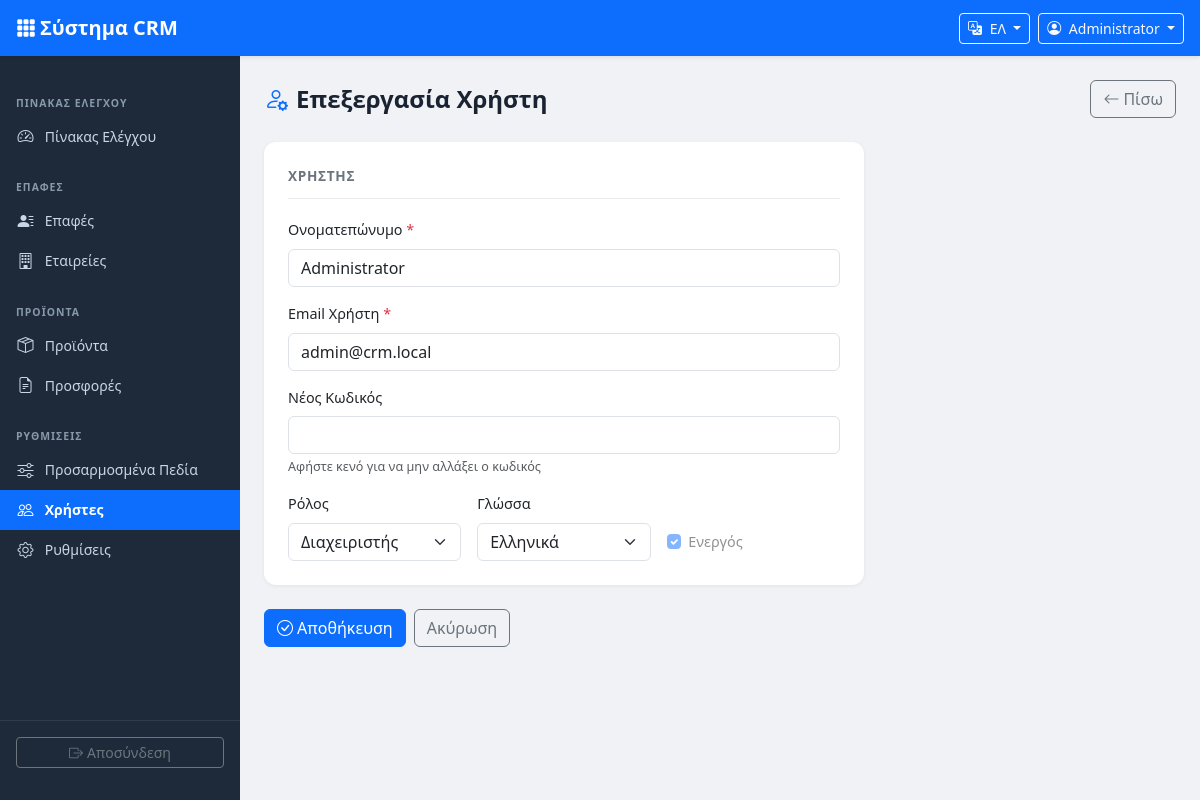
Page /users/edit.php?id=1 (signed in) on the committed database.
### tables this page shows
CREATE TABLE IF NOT EXISTS users (
    id INT UNSIGNED AUTO_INCREMENT PRIMARY KEY,
    name VARCHAR(100) NOT NULL,
    email VARCHAR(150) NOT NULL UNIQUE,
    password_hash VARCHAR(255) NOT NULL,
    role ENUM('admin','manager','sales') NOT NULL DEFAULT 'sales',
    language ENUM('el','en') NOT NULL DEFAULT 'el',
    active TINYINT(1) NOT NULL DEFAULT 1,
    created_at TIMESTAMP DEFAULT CURRENT_TIMESTAMP
);

### includes/functions.php (called while the page is built, shortened)
<?php
function getLang(): array {
    static $lang = null;
    if ($lang !== null) return $lang;
    $code = $_SESSION['user_lang'] ?? DEFAULT_LANG;
    $file = __DIR__ . '/../lang/' . $code . '.php';
    $lang = require $file;
    return $lang;
}
function t(string $key, string $fallback = ''): string {
    $lang = getLang();
    return $lang[$key] ?? ($fallback ?: $key);
}
function e(mixed $val): string {
    return htmlspecialchars((string)$val, ENT_QUOTES | ENT_SUBSTITUTE, 'UTF-8');
}
function intParam(string $key, int $default = 0): int {
    $val = $_GET[$key] ?? $_POST[$key] ?? $default;
    return (int)$val;
}

### includes/auth.php (called while the page is built, shortened)
<?php
function isAdmin(): bool {
    return ($_SESSION['user_role'] ?? '') === 'admin';
}

### users/edit.php (the view, shortened to what this page needs)
<?php
require_once __DIR__ . '/../includes/header.php';
$db = getDB();
$id = intParam('id');
$stmt = $db->prepare('SELECT * FROM users WHERE id = ?');
$stmt->execute([$id]);
$user = $stmt->fetch();
$values = $user;
?>
<div class="page-header">
    <h1><i class="bi bi-person-gear me-2 text-primary"></i><?= e(t('edit_user')) ?></h1>
    <a href="<?= APP_URL ?>/users/index.php" class="btn btn-outline-secondary">
        <i class="bi bi-arrow-left me-1"></i><?= e(t('back')) ?>
    </a>
</div>
<form method="post" action="">
    <div class="form-section" style="max-width:600px;">
        <div class="form-section-title"><?= e(t('user')) ?></div>
        <div class="row g-3">
            <div class="col-12">
                <label class="form-label"><?= e(t('user_name')) ?> <span class="text-danger">*</span></label>
                <input type="text" class="form-control" name="name" value="<?= e($values['name']) ?>" required>
            </div>
            <div class="col-12">
                <label class="form-label"><?= e(t('user_email')) ?> <span class="text-danger">*</span></label>
                <input type="email" class="form-control" name="email" value="<?= e($values['email']) ?>" required>
            </div>
            <div class="col-12">
                <label class="form-label"><?= e(t('new_password')) ?></label>
                <input type="password" class="form-control" name="password" minlength="6">
                <div class="form-text"><?= e(t('leave_blank_pass')) ?></div>
            </div>
            <?php if (isAdmin()): ?>
            <div class="col-md-4">
                <label class="form-label"><?= e(t('user_role')) ?></label>
                <select class="form-select" name="role">
                    <option value="admin"   <?= $values['role']==='admin'   ? 'selected':'' ?>><?= e(t('role_admin')) ?></option>
                </select>
            </div>
            <?php endif; ?>
            <div class="col-md-4">
                <label class="form-label"><?= e(t('user_language')) ?></label>
                <select class="form-select" name="language">
                    <option value="el" <?= $values['language']==='el' ? 'selected':'' ?>>Ελληνικά</option>
                </select>
            </div>
            <?php if (isAdmin()): ?>
            <div class="col-md-4 d-flex align-items-end pb-1">
                <div class="form-check">
                    <input type="checkbox" class="form-check-input" name="active" id="active"
                           <?= $values['active'] ? 'checked' : '' ?>
                           <?= (int)$id === (int)$_SESSION['user_id'] ? 'disabled' : '' ?>>
                    <label class="form-check-label" for="active"><?= e(t('user_active')) ?></label>
                </div>
            </div>
            <?php endif; ?>
        </div>
    </div>
    <div class="d-flex gap-2">
        <button type="submit" class="btn btn-primary"><i class="bi bi-check-circle me-1"></i><?= e(t('save')) ?></button>
        <a href="<?= APP_URL ?>/users/index.php" class="btn btn-outline-secondary"><?= e(t('cancel')) ?></a>
    </div>
</form>
<?php require_once __DIR__ . '/../includes/footer.php'; ?>

### assets/css/style.css (style rules this page uses)
:root { --sidebar-width: 240px; --navbar-height: 56px; --sidebar-bg: #1e2a3a; --sidebar-hover: #2d3f55; --sidebar-active: #0d6efd; --sidebar-text: #c8d6e5; --sidebar-section: #8899aa; }
body.crm-body { background-color: #f0f2f5; font-family: 'Segoe UI', system-ui, -apple-system, sans-serif; font-size: 0.9rem; }
.page-header { display: flex; align-items: center; justify-content: space-between; margin-bottom: 1.5rem; flex-wrap: wrap; gap: 0.75rem; }
.page-header h1 { font-size: 1.5rem; font-weight: 700; color: #1a2332; margin: 0; }
.form-section { background: #fff; border-radius: 12px; padding: 1.5rem; margin-bottom: 1.5rem; box-shadow: 0 1px 4px rgba(0,0,0,0.06); }
.form-section-title { font-size: 0.85rem; font-weight: 700; text-transform: uppercase; letter-spacing: 0.05em; color: #6c757d; margin-bottom: 1.25rem; padding-bottom: 0.75rem; border-bottom: 1px solid #e9ecef; }

### rows in the picture
users: name "Administrator", email "admin@crm.local", role "Διαχειριστής", language "Ελληνικά", active "☑"

### other values in the picture
t('app_name') "Σύστημα CRM"
$currentUser['name'] "Administrator"
t('dashboard') "ΠΊΝΑΚΑΣ ΕΛΈΓΧΟΥ"
t('dashboard') "Πίνακας Ελέγχου"
t('contacts') "ΕΠΑΦΈΣ"
t('contacts') "Επαφές"
t('companies') "Εταιρείες"
t('products') "ΠΡΟΪΌΝΤΑ"
t('products') "Προϊόντα"
t('offers') "Προσφορές"
t('settings') "ΡΥΘΜΊΣΕΙΣ"
t('custom_fields') "Προσαρμοσμένα Πεδία"
t('users') "Χρήστες"
t('settings') "Ρυθμίσεις"
t('logout') "Αποσύνδεση"
